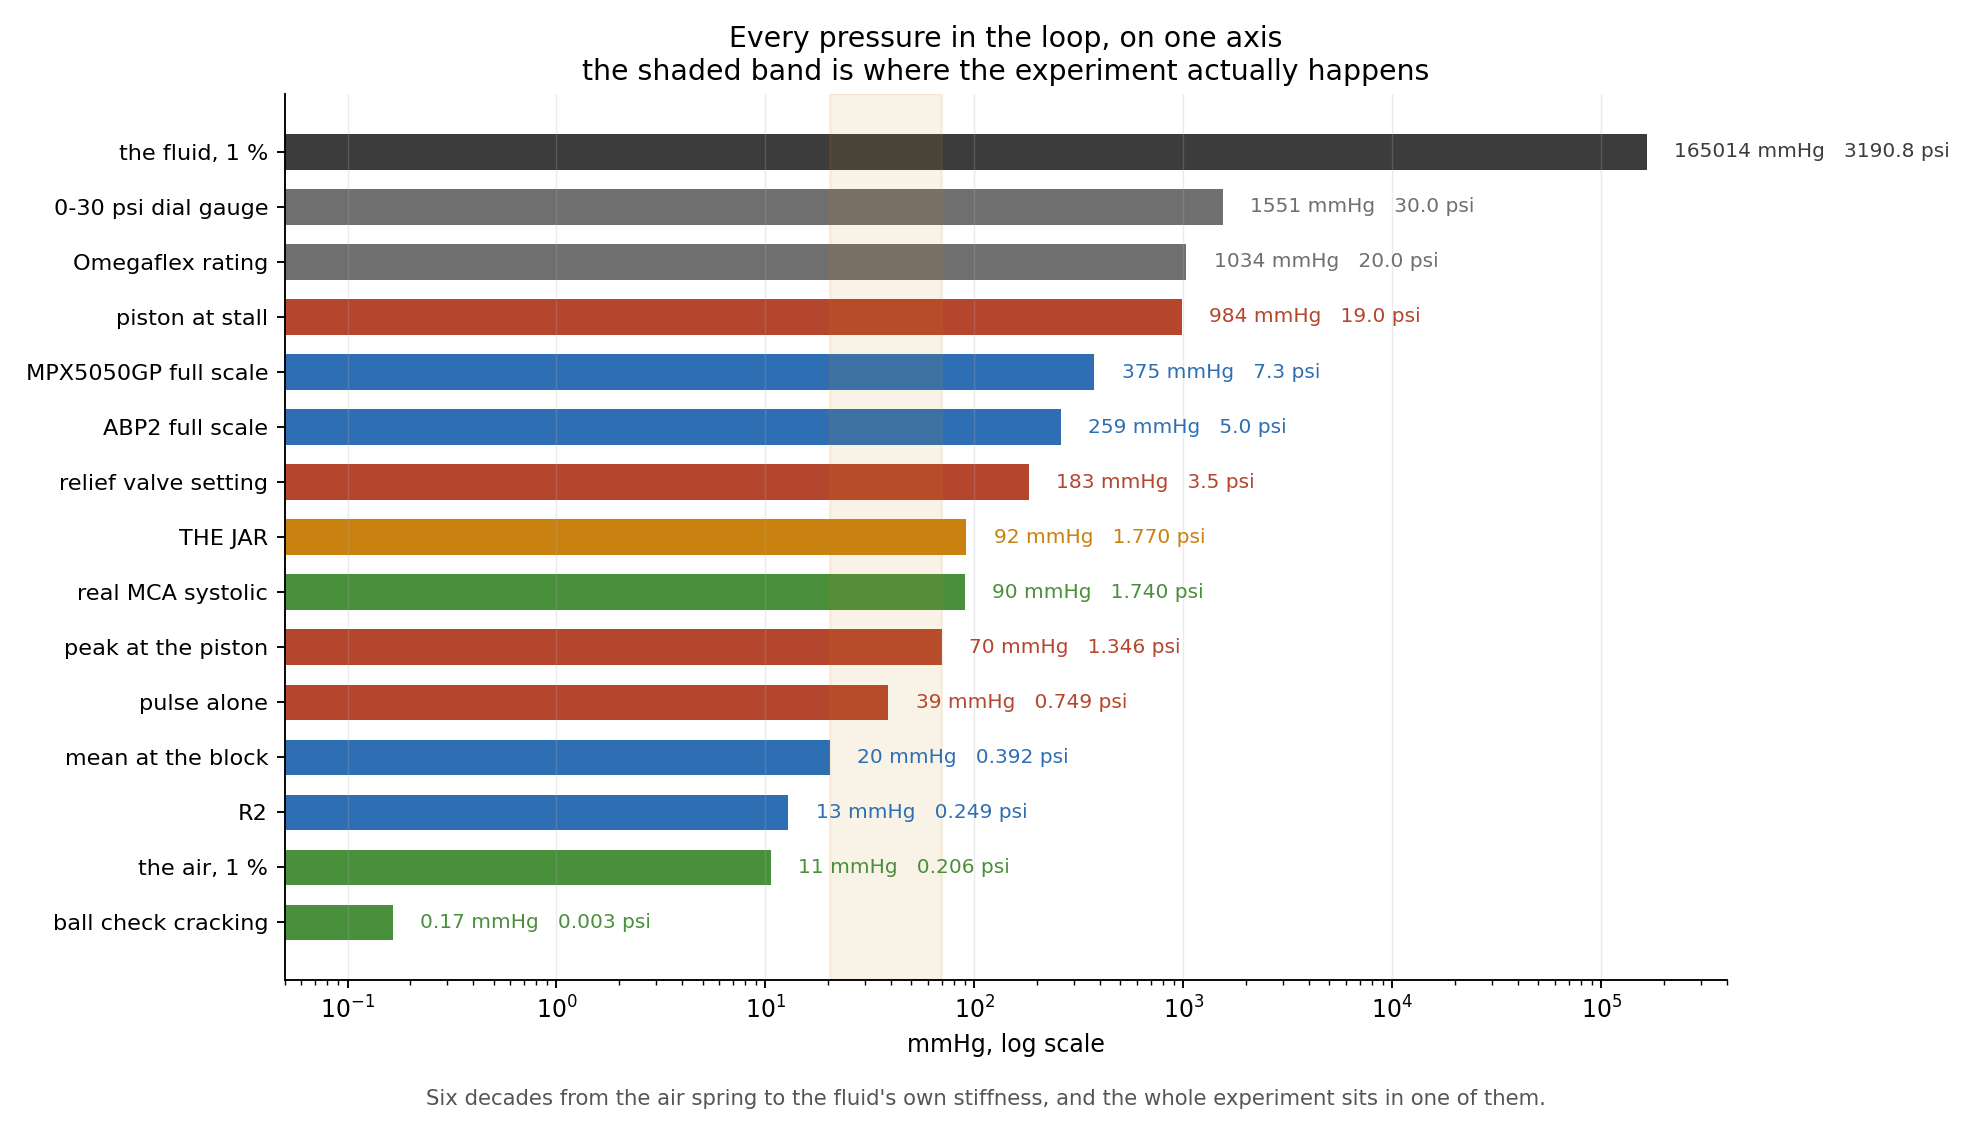

Write the Python code that produced this figure.
# -*- coding: utf-8 -*-
"""Every pressure in the loop, in all four units, from one place.

    python pressures.py   ->  pressures.png + the table below

The numbers were scattered across head_budget, instrumentation, plenum,
feed_tubing and ball_check, each in whichever unit suited its own argument:
millimetres of fluid for the budget arithmetic, kPa for sensor ranges, psi
for ratings, mmHg for the physiology. All correct and no two comparable at a
glance.

So this file states all of them side by side and derives every one from the
model rather than restating it, which is the only way a table like this
stays true. Nothing here is a new result. The conversions, for this fluid:

    1 mm of BMF  = 10.17 Pa = 0.0763 mmHg = 0.00147 psi
    1 mmHg       = 13.11 mm of BMF
    1 psi        = 680 mm of BMF
"""
import math
import os

import matplotlib
matplotlib.use("Agg")
import matplotlib.pyplot as plt

import head_budget as H
import syringe_drive as S

HERE = os.path.dirname(os.path.abspath(__file__))
MMHG, PSI, KPA = 133.322, 6894.757, 1000.0
Q = H.q_si(H.Q_MEAN)


def pa_of_mm(mm):
    return H.RHO * H.G * mm * 1e-3


def seg(name):
    L, d = {n: (L, d) for n, L, d, _z in H.SEGMENTS}[name]
    return H.head_mm(H.r_poiseuille(L, d) * Q)


def main():
    A = print
    r1 = seg("R1, fixed resistance")
    plumb = sum(seg(n) for n, _L, _d, _z in H.SEGMENTS)
    r2 = H.TANK_MM - plumb
    tee = H.TANK_MM - H.seg_head("up")
    inlet = r2 + H.seg_head("lumen") + H.seg_head("down")

    # the pulse, as instrumentation.py derives it
    r_down = pa_of_mm(H.seg_head("shape") + H.seg_head("lumen")
                      + H.seg_head("down") + r2) / Q
    # The TRUE peak, differentiated from the BEAT array the firmware plays,
    # not the mean over the upstroke. Taking the easy version here gave 340 mm
    # against instrumentation.py's 508, a 1.49x disagreement between two files
    # describing the same beat, which is the exact failure this table exists
    # to catch.
    import numpy as _np
    try:
        import pico.config as _C
        _beat = _np.asarray(_C.BEAT, dtype=float)
    except Exception:
        import assembly as _A
        _beat = _np.asarray(_A.beat(), dtype=float)
    _t = _np.linspace(0.0, 1.0, len(_beat))
    q_pk = _np.gradient(_beat * S.BEAT_MM * 1e-3, _t[1] - _t[0]).max() \
        * (S.BORE_A * 1e-6)
    pulse = H.head_mm(r_down * q_pk)

    # the piston against a blocked outlet
    tq = S.MOTOR_TH * (S.SET_I / S.MOTOR_I)
    stall_pa = 2.0 * math.pi * tq * 0.30 / (S.SCREW_LEAD * 1e-3) / (S.BORE_A * 1e-6)

    ROWS = [
        ("--- WHAT DRIVES THE LOOP", None),
        ("the jar, static, no flow", H.TANK_MM),
        ("mean at the piston junction", tee),
        ("mean at the phantom inlet", inlet),
        ("--- WHAT EATS IT, at %.0f mL/min" % H.Q_MEAN, None),
        ("R1, deliberate", r1),
        ("R2, the adjustable one", r2),
        ("the 150 mm settling run", seg("settling run, 3 mm")),
        ("the lumen itself", seg("phantom lumen")),
        ("all six trunk runs together", plumb - r1 - seg("settling run, 3 mm")
         - seg("phantom lumen")),
        ("--- THE PULSE", None),
        ("pulse at the piston, peak", pulse),
        ("peak absolute at the piston", tee + pulse),
        ("diastolic at the piston", tee - 0.0),
        ("--- LIMITS AND RATINGS", None),
        ("piston at stall, blocked outlet", H.head_mm(stall_pa)),
        ("relief valve, set above", 2.0 * H.TANK_MM),
        ("Omegaflex lifts", H.TANK_MM),
        ("Omegaflex is rated to", H.head_mm(20.0 * PSI)),
        ("--- INSTRUMENT RANGES", None),
        ("MPX5050GP full scale", H.head_mm(50.0 * KPA)),
        ("ABP2 005PG full scale", H.head_mm(5.0 * PSI)),
        ("cheap module full scale", H.head_mm(40.0 * KPA)),
        ("a 0-30 psi dial gauge", H.head_mm(30.0 * PSI)),
        ("--- CHECK VALVES, IF ONE IS EVER ADDED", None),
        ("Qosina 91050 cracking", H.head_mm(0.075 * PSI)),
        ("the printed ball check cracking", H.head_mm(0.0032 * PSI)),
        ("the luer-to-luer trap, 0.433 psi", H.head_mm(0.433 * PSI)),
        ("--- FOR COMPARISON", None),
        ("a real MCA, systolic", H.head_mm(90.0 * MMHG)),
        ("a real MCA, diastolic", H.head_mm(60.0 * MMHG)),
        ("Greaby's loop, peak", H.head_mm(250.0 * MMHG)),
        ("squeeze 1 % out of the air", H.head_mm(1.4 * 101325.0 * 0.01)),
        ("squeeze 1 % out of the fluid", H.head_mm(2.2e9 * 0.01)),
    ]

    A("EVERY PRESSURE IN THE LOOP")
    A("  1 mm of BMF = %.2f Pa = %.4f mmHg = %.5f psi"
      % (pa_of_mm(1.0), pa_of_mm(1.0) / MMHG, pa_of_mm(1.0) / PSI))
    A("")
    A("  %-34s %10s %9s %9s %9s"
      % ("", "mm fluid", "mmHg", "kPa", "psi"))
    for nm, mm in ROWS:
        if mm is None:
            A("")
            A("  %s" % nm.replace("--- ", ""))
            continue
        pa = pa_of_mm(mm)
        A("  %-34s %10.0f %9.1f %9.2f %9.3f"
          % (nm, mm, pa / MMHG, pa / KPA, pa / PSI))
    A("")
    A("  THE ONE COMPARISON WORTH MAKING. The loop runs at about %.0f mmHg"
      % (pa_of_mm(inlet) / MMHG))
    A("  mean at the block against a real MCA's %.0f, so roughly a third of"
      % 70.0)
    A("  physiological, and on purpose: it reproduces VELOCITY, and a soft")
    A("  cast gel will not hold arterial pressure. Expect the right shape at")
    A("  a third of the amplitude, and do not go chasing the difference.")
    A("")
    A("  AND THE ONE THAT KILLS MOST INSTRUMENTS. The whole machine lives")
    A("  inside %.2f psi. A 0-30 psi dial gauge resolves %.0f mmHg per"
      % (pa_of_mm(H.TANK_MM) / PSI, 30.0 * PSI / MMHG * 0.01))
    A("  percent of its scale, which is %.0f times the entire pulse."
      % (30.0 * PSI / MMHG * 0.01 / (pa_of_mm(pulse) / MMHG) * 1))

    # -------------------------------------------------------------- figure
    fig, ax = plt.subplots(figsize=(11.6, 6.6), dpi=170)
    fig.patch.set_facecolor("white")
    SHOW = [("the fluid, 1 %", H.head_mm(2.2e9 * 0.01), "#3c3c3c"),
            ("Omegaflex rating", H.head_mm(20.0 * PSI), "#6f6f6f"),
            ("piston at stall", H.head_mm(stall_pa), "#b4462e"),
            ("0-30 psi dial gauge", H.head_mm(30.0 * PSI), "#6f6f6f"),
            ("ABP2 full scale", H.head_mm(5.0 * PSI), "#2e6fb4"),
            ("MPX5050GP full scale", H.head_mm(50.0 * KPA), "#2e6fb4"),
            ("real MCA systolic", H.head_mm(90.0 * MMHG), "#4a8f3c"),
            ("relief valve setting", 2.0 * H.TANK_MM, "#b4462e"),
            ("THE JAR", H.TANK_MM, "#c9820f"),
            ("peak at the piston", tee + pulse, "#b4462e"),
            ("pulse alone", pulse, "#b4462e"),
            ("mean at the block", inlet, "#2e6fb4"),
            ("R2", r2, "#2e6fb4"),
            ("the air, 1 %", H.head_mm(1.4 * 101325.0 * 0.01), "#4a8f3c"),
            ("ball check cracking", H.head_mm(0.0032 * PSI), "#4a8f3c")]
    SHOW.sort(key=lambda r: r[1])
    y = range(len(SHOW))
    ax.barh(list(y), [pa_of_mm(r[1]) / MMHG for r in SHOW],
            color=[r[2] for r in SHOW], height=0.64)
    ax.set_yticks(list(y))
    ax.set_yticklabels([r[0] for r in SHOW], fontsize=9.5)
    ax.set_xscale("log")
    for k, r in enumerate(SHOW):
        v = pa_of_mm(r[1]) / MMHG
        ax.text(v * 1.35, k, "%s mmHg   %s psi"
                % (("%.2f" % v) if v < 10 else "%.0f" % v,
                   ("%.3f" % (pa_of_mm(r[1]) / PSI)) if v < 100
                   else "%.1f" % (pa_of_mm(r[1]) / PSI)),
                va="center", fontsize=8.5, color=r[2])
    ax.axvspan(pa_of_mm(inlet) / MMHG, pa_of_mm(tee + pulse) / MMHG,
               color="#c9820f", alpha=0.10)
    ax.set_xlim(0.05, 4e5)
    ax.set_xlabel("mmHg, log scale")
    ax.set_title("Every pressure in the loop, on one axis\n"
                 "the shaded band is where the experiment actually happens",
                 fontsize=12)
    ax.grid(axis="x", alpha=0.25, lw=0.6)
    for sp in ("top", "right"):
        ax.spines[sp].set_visible(False)
    fig.text(0.5, 0.015,
             "Six decades from the air spring to the fluid's own stiffness, "
             "and the whole experiment sits in one of them.",
             fontsize=9, color="#555", ha="center")
    fig.tight_layout(rect=(0, 0.035, 1, 1))
    fig.savefig(os.path.join(HERE, "pressures.png"), facecolor="white")
    A("")
    A("wrote pressures.png")


if __name__ == "__main__":
    main()
